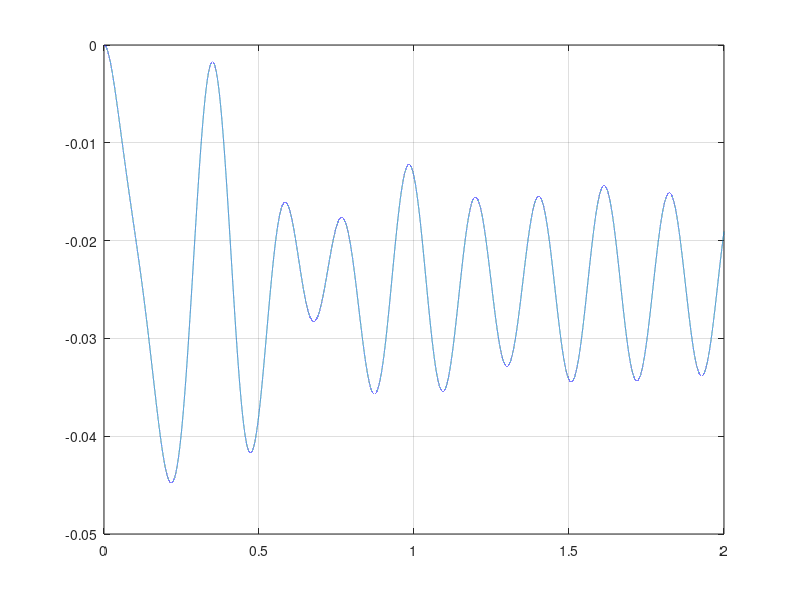

The MATLAB source for this figure:
close all;
clear;
%Numerical time integration of mass spring damper
%Starting from unstretched spring
%Starting from rest
%Basic data
F0=500; %F(t)=F0*sin(wp*t)
wp=30;
k=40e3;
c=500;
m=100;
g=9.81;
%Time data
EndTime=2.0;
StepTime=1e-5;
%Initialize
Time=0.0;
y=0;
yDot=0;
Counter=1;
%Start time integration
while Time<EndTime
    %Compute acceleration
    Ft=F0*sin(wp*Time);
    Fk=k*y;
    Fc=c*yDot;
    yDotDot=(Ft-Fk-Fc-m*g)/m;
    %Save data for plotting
    Time_Plot(Counter)=Time;
    y_Plot(Counter)=y;
    yDot_Plot(Counter)=yDot;
    yDotDot_Plot(Counter)=yDotDot;
    %Time integrate
    y=y+yDot*StepTime;
    yDot=yDot+yDotDot*StepTime;
    Time=Time+StepTime;
    Counter=Counter+1;
end;
plot(Time_Plot,y_Plot);
grid;
